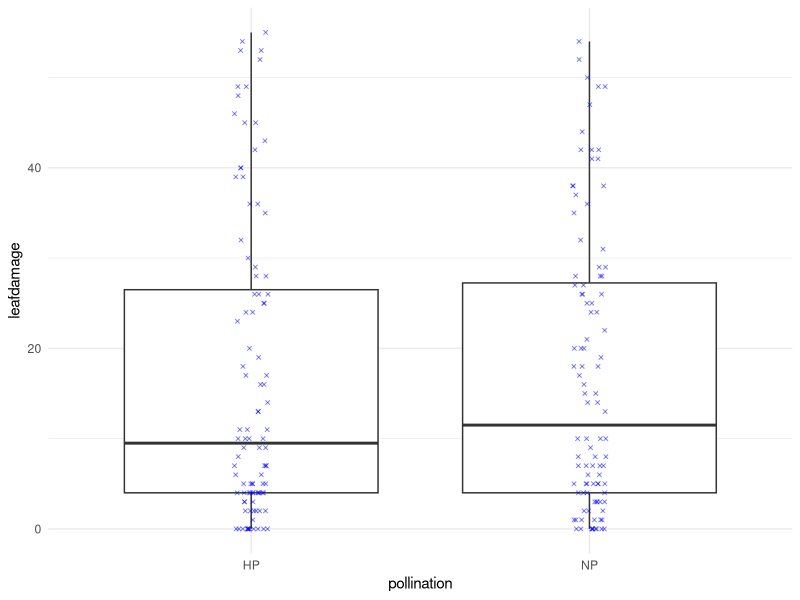
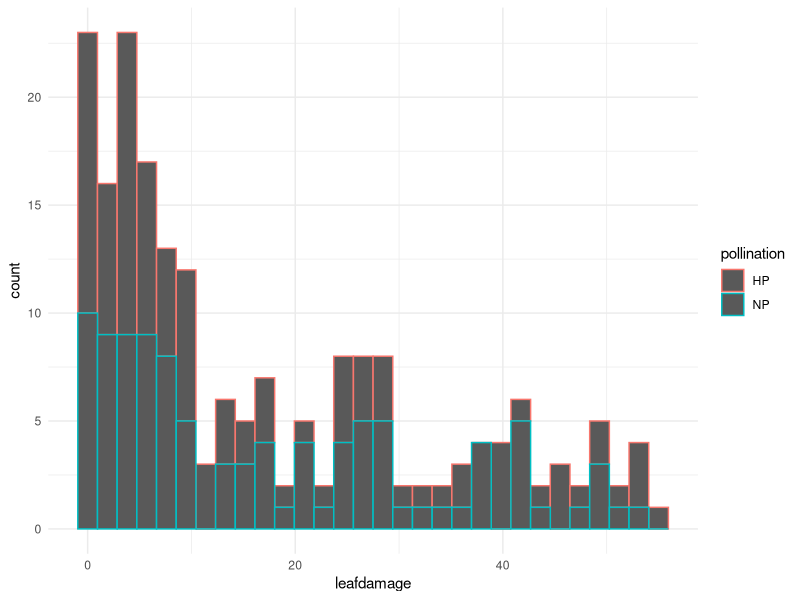
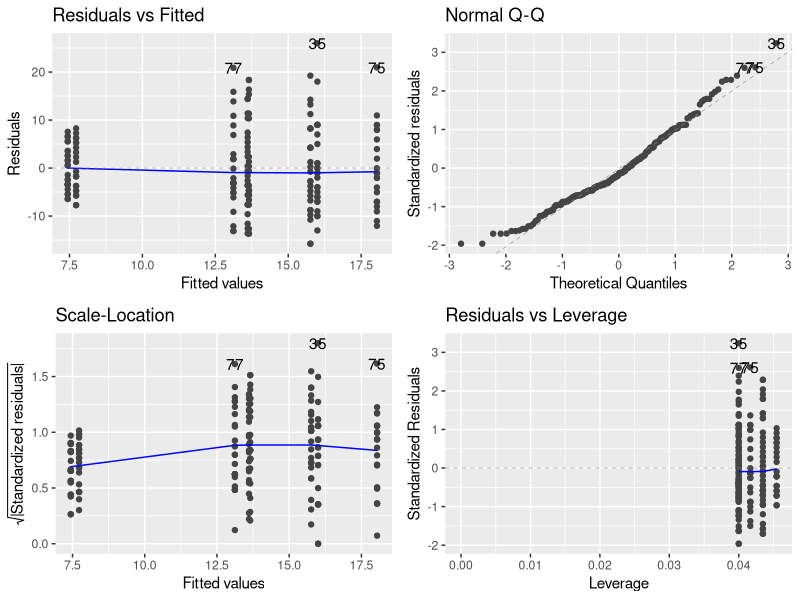
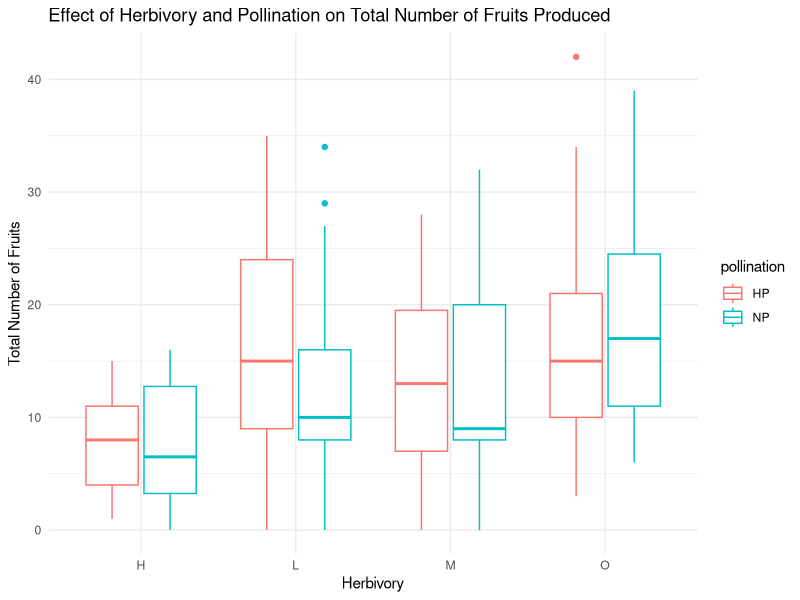

The R script that drew these images, in order:
## ---- chunk 1
knitr::opts_chunk$set(echo = TRUE)

library(dplyr)
library(ggplot2)
library(ggfortify)
library(car)

## ---- chunk 2
cc <- read.csv("lecture5_NEWcucumberdamage.csv")
cc$pollination <- as.factor(cc$pollination)
cc$herbivory <- as.factor(cc$herbivory)

head(cc)
## ---- chunk 3
table(cc$pollination, cc$herbivory)
# looks like the data is balanced for pollination and herbivory

ggplot(
  cc,
  aes(
    y = leafdamage,
    x = pollination # separate groups for each pollination treatment
  )
) +
  theme_minimal() + 
  geom_boxplot() +
  geom_jitter(
    width=0.05,
    height=0,
    alpha=0.5,
    shape=4,
    size=1,
    color="Blue"
  )

ggplot(
  cc,
  aes(
    x = leafdamage,
    color = pollination # separate groups for each pollination treatment
  )
) +
  geom_histogram() +
  theme_minimal()

# looks like leaf damage and pollination are pretty much balanced. 
## ---- chunk 4

cc_ph = lm(
  totalfruits ~ pollination * herbivory,
  data = cc,
  family = 'quasipoisson' 
)

autoplot(cc_ph)
## ---- chunk 5
writeLines("ANOVA\n")
anova(cc_ph, test="F")

writeLines("\n\n\nSUMMARY")
summary(cc_ph)

# The residual plots look okay (no crazy spread) so we can look deeper at the model without using a glm. Running an anova shows herbivory has a statistically significant effect on number of fruits (DF: 3, F: 11.3043, p:7.683e-7), but pollination does not (DF: 3, F: 0.0018, p: 0.9658).
# Looking at the summary shows statistically significant effects on fruit production from all herbivories, but no effect from pollination. Also the interactions between our independant variables show no effect on fruit production (DF: 3, F: 0.6880, p: 0.5605), so pollination method used does not matter when studying herbivory effects. 
## ---- chunk 6

ggplot(
  cc,
  aes(
    color = pollination,
    y = totalfruits,
    x = herbivory
  )
) + 
  geom_boxplot(na.rm = TRUE) + 
  theme_minimal() +
  labs(
    title = "Effect of Herbivory and Pollination on Total Number of Fruits Produced",
    x = "Herbivory",
    y = "Total Number of Fruits"
  )

# this plot supports the results from the summary above. Herbivory seems to matter, but within each herbivory the pollination method does not make a substantial difference.
## ---- chunk 7
# switch to sums method
options(contrasts  = c("contr.sum","contr.poly"))

# setup model
cc_ph3 = lm(
  totalfruits ~ pollination * herbivory,
  data = cc
)

# anova w/ type=3 using the car package
writeLines("ANOVA\n")
Anova(cc_ph3, type=3)                          

# set back to defaults
options(contrasts  = c("contr.treatment","contr.poly"))

writeLines("\n\n\nSUMMARY")
summary(cc_ph3)


# The anova results change slightly (for example: herbivory p value goes from 7.683e-7 to 7.862e-7), but this does not change our conclusions from the anova. However, the summary of the model shows that only one of the herbivories has a significant effect, while the others did not. This makes sense when compared to the boxplot above. Also categorical variables were renamed which isn't super helpful.
